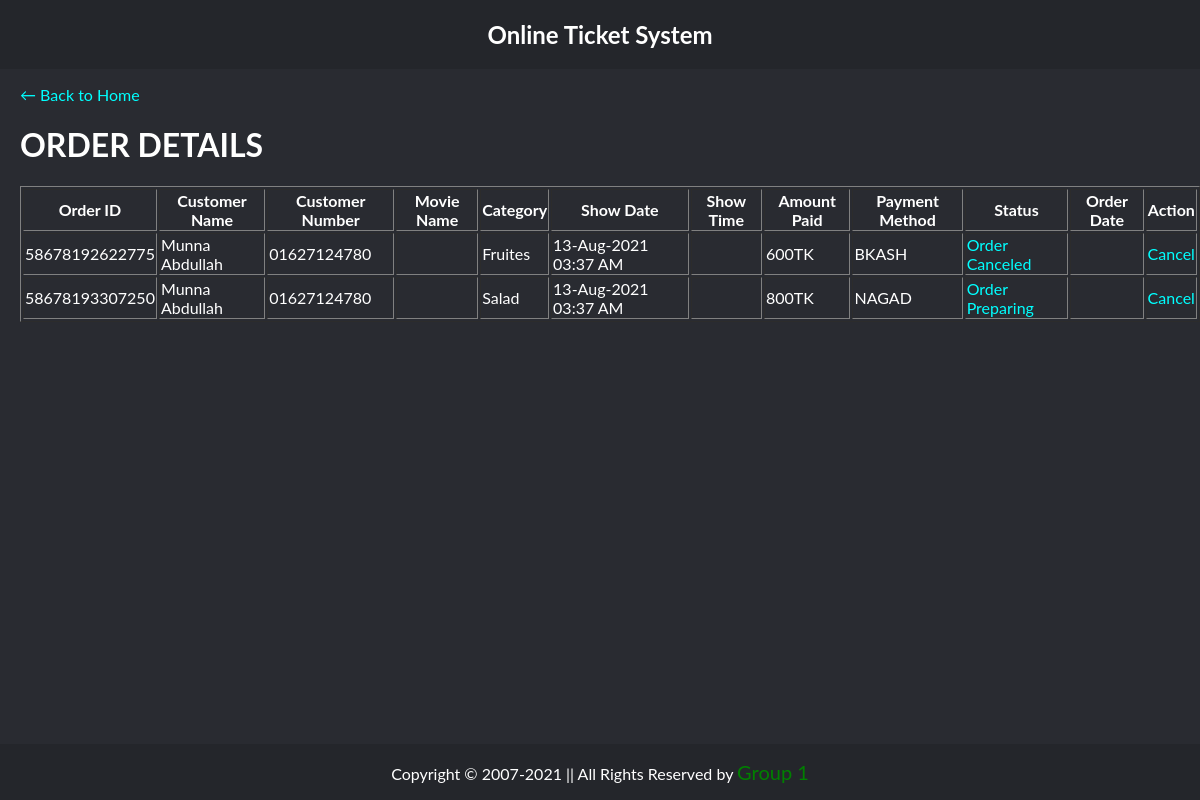
The page /Movie Theater_Project/view/view-customer-order-history.php (signed in) on the database its author committed.
### tables this page shows
CREATE TABLE `orders` (
  `id` int(11) NOT NULL,
  `order_id` varchar(100) NOT NULL,
  `username` varchar(100) NOT NULL,
  `food_id` varchar(110) NOT NULL,
  `food_name` varchar(110) NOT NULL,
  `category` varchar(100) NOT NULL,
  `amount` varchar(110) NOT NULL,
  `payment_method` varchar(110) NOT NULL,
  `number` varchar(110) NOT NULL,
  `status` varchar(110) NOT NULL,
  `date` varchar(110) NOT NULL
);

### Movie Theater_Project/control/sessioncontrol.php (called while the page is built, shortened)
<?php
	if(isset($_SESSION['name']))
    {
        $user = $_SESSION['name'];
    }
?>

### Movie Theater_Project/model/model.php (called while the page is built, shortened)
<?php
class db
{
	function ShowOrderHistory($conn,$table,$customername)
	{
		$stmt = $conn->query("SELECT * FROM  $table WHERE username ='$customername'");
		return $stmt;
	}
}
?>

### Movie Theater_Project/view/view-customer-order-history.php (the view, shortened to what this page needs)
<?php include('../control/sessioncontrol.php');
      require_once ('../model/model.php');
?>
<!DOCTYPE html>
<html>
<head>
    <link rel="stylesheet" href="../css/style.css?v=<?php echo time(); ?>">
</head>
<body>
    <div class="header">
        <h2>Online Ticket System</h2></strong>
    </div>
    <div class="main-body">
      <p><a href="../view/home-page.php" class="link-hvr">← Back to Home</a>
      <p>
      <h1>ORDER DETAILS</h1>
      <?php
        $customername = $user;
        $connection = new db();
        $conn=$connection->OpenCon();
        $userQuery=$connection->ShowOrderHistory($conn,"orders",$customername);
        echo "<table border='1'>
        <tr>
            <th>Order ID</th>
            <th>Customer Name</th>
            <th>Customer Number</th>
            <th>Movie Name</th>
            <th>Category</th>
            <th>Show Date</th>
            <th>Show Time</th>
            <th>Amount Paid</th>
            <th>Payment Method</th>
            <th>Status</th>
            <th>Order Date</th>
            <th>Action</th>
        </tr>";
        if($userQuery->num_rows > 0)
        {
          while($row=$userQuery->fetch_assoc())
          {
            $order = $row['order_id'];
            echo "<tr>";
            echo "<td>" . $row['order_id'] . "</td>";
            echo "<td>" . $row['username'] . "</td>";
            echo "<td>" . $row['number']. "</td>";
            echo "<td>" . $row['movie_name'] . "</td>";
            echo "<td>" . $row['category'] . "</td>";
            echo "<td>" . $row['date'] . "</td>";
            echo "<td>" . $row['time'] . "</td>";
            echo "<td>" . $row['amount'] ."TK". "</td>";
            echo "<td>" . $row['payment_method']. "</td>";
            echo "<td style='color: cyan'>" . $row['status']. "</td>";
            echo "<td>" . $row['order_date']. "</td>";
            echo "<td> <a href='../view/user-order-cancel.php?order_id=$order' class='link-hvr'>Cancel</a> </td>";
            echo "</tr>";
          }
          echo "</table>";
        }
      ?>
    </div>
    <br><br><br><br><br><br>
    <?php include 'footer.php' ; ?>
</body>
</html>

### Movie Theater_Project/css/style.css (style rules this page uses)
* { box-sizing: border-box; }
body { margin: 0; padding: 0; font-family: 'Lato', sans-serif; background-color: #292b31; color: white; height: 100px; }
a { text-decoration: none; color: aqua; }
.main-body { padding-left: 20px; }
.header { overflow: hidden; background-color: #24262B; text-align: center; }

### rows shown on the page
orders: order "58678192622775", username "Munna Abdullah", number "01627124780", category "Fruites", date "13-Aug-2021 03:37 AM", amount "600", payment_method "BKASH", status "Order Canceled"
orders: order "58678193307250", username "Munna Abdullah", number "01627124780", category "Salad", date "13-Aug-2021 03:37 AM", amount "800", payment_method "NAGAD", status "Order Preparing"
